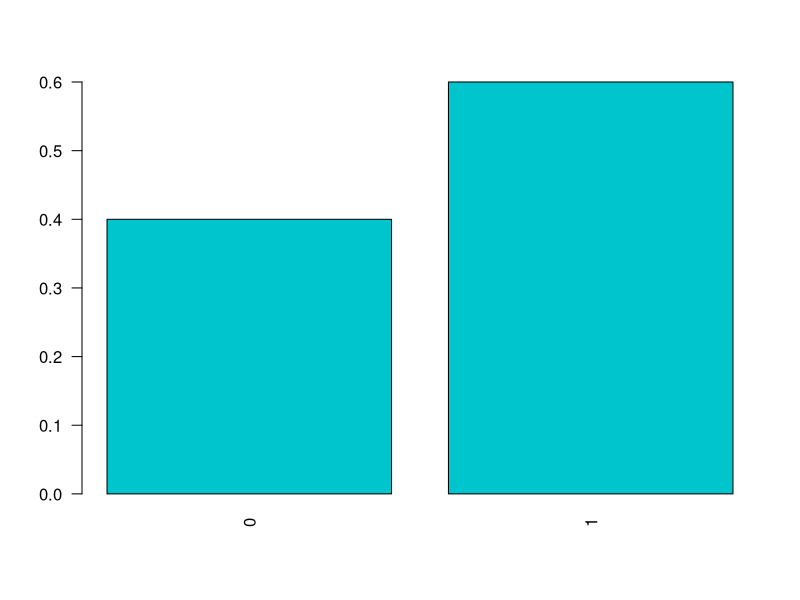
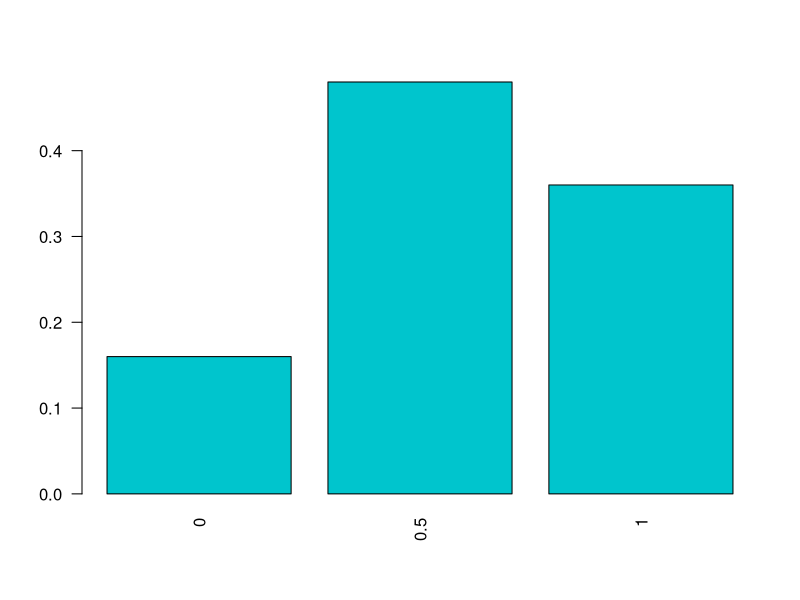
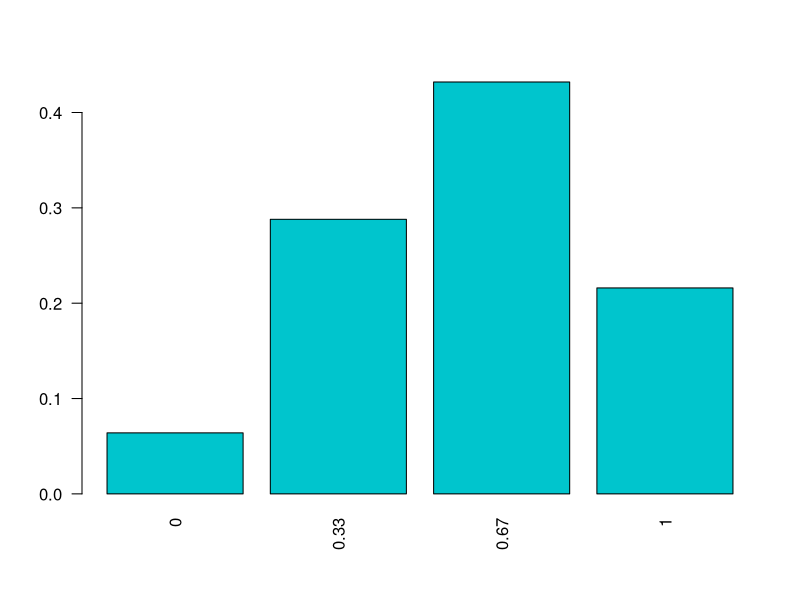
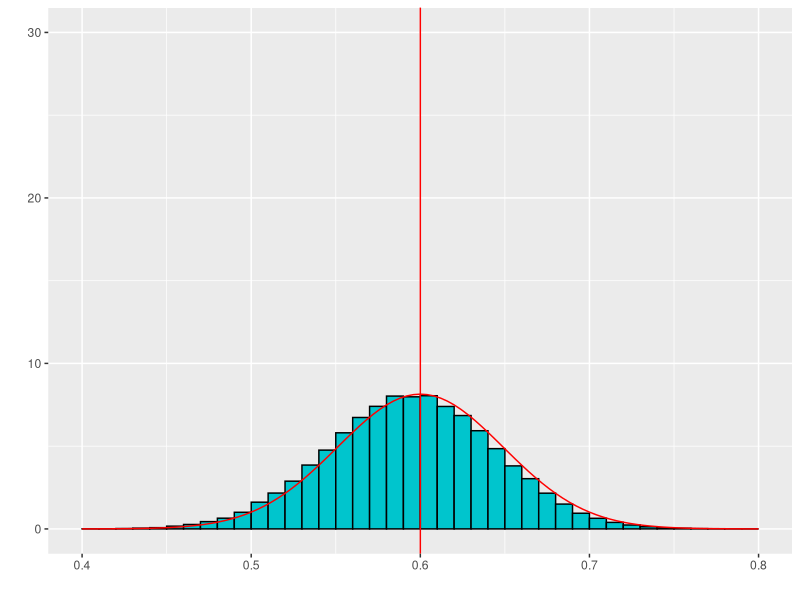
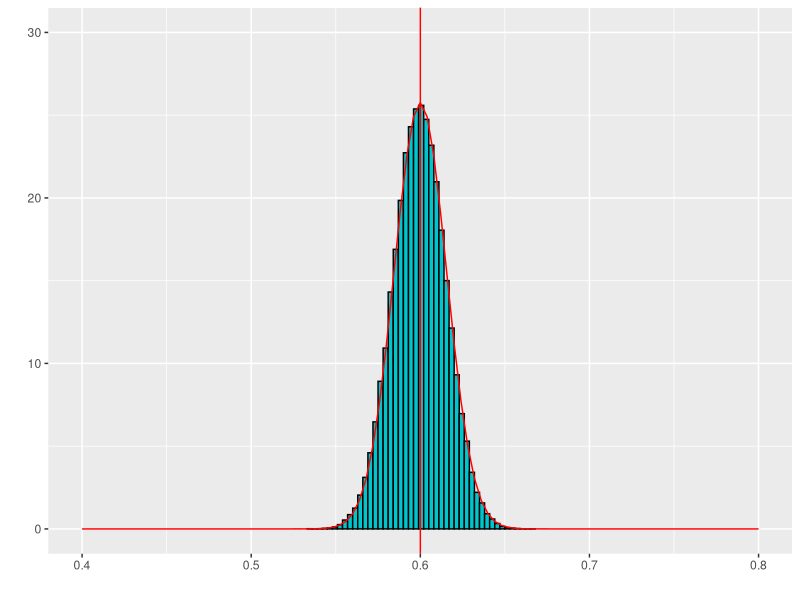
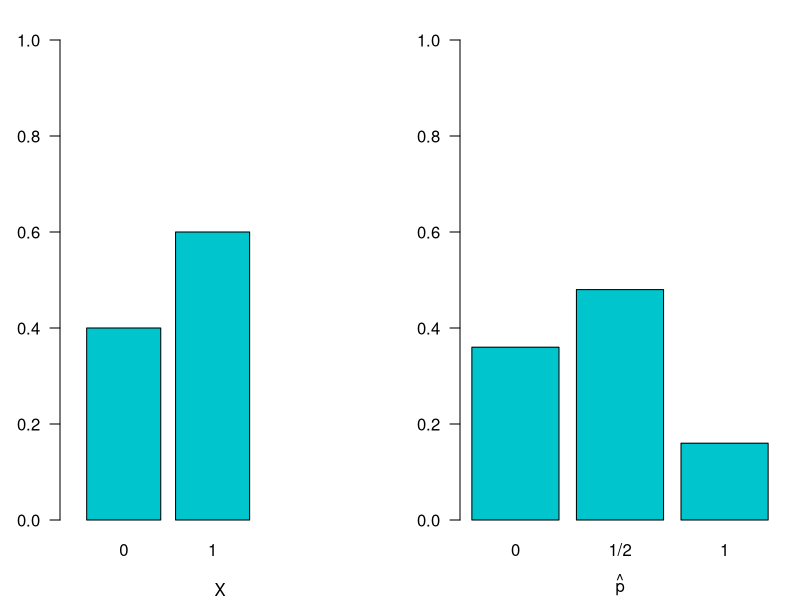
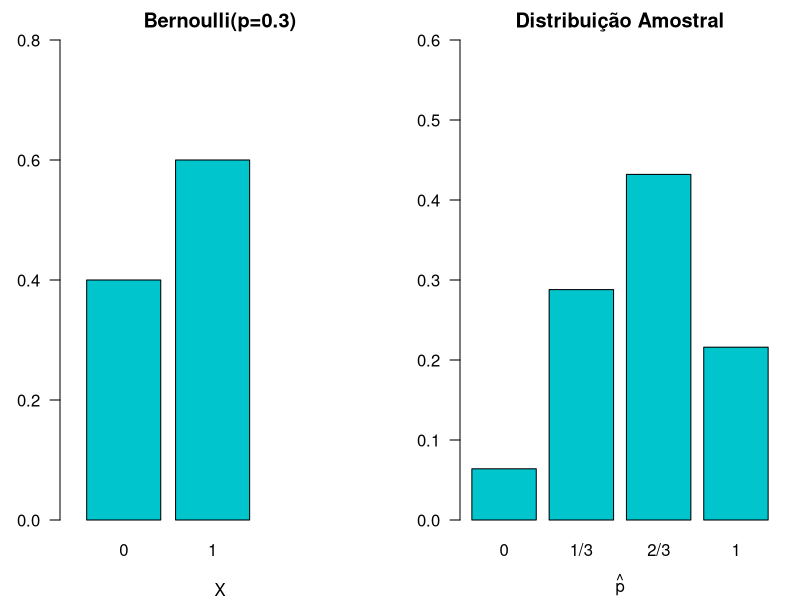
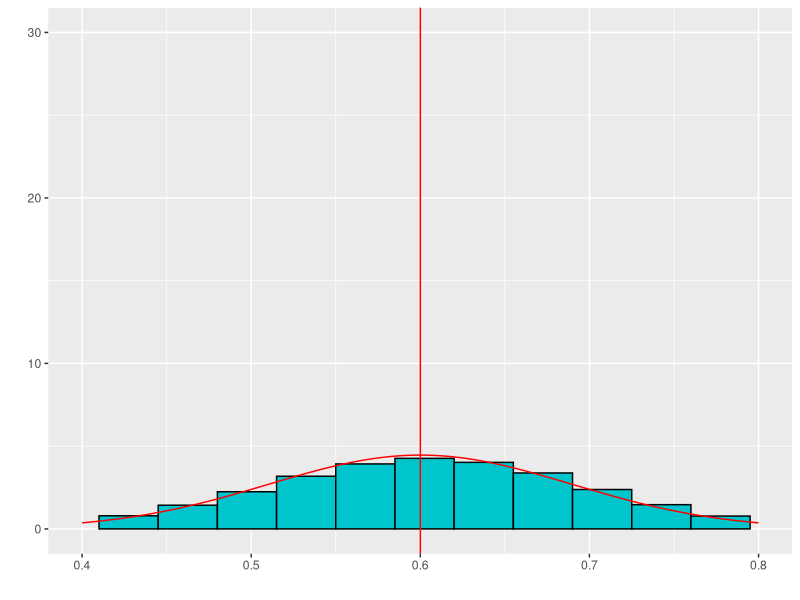

Write R code to recreate these figures, in order. (Note: this script raises an error after producing the figures.)
## ---- chunk 1
namess <- c("0","1")
barplot(c(0.4,0.6), names.arg=namess, col="turquoise3", main="", 
            cex.lab=1.0, cex.axis=1.0, cex.names=1.0, cex.main=2, las=2)
## ---- chunk 2
library(kableExtra)
aa <- expand.grid(1:5,1:5)
xx <- c(1,0,1,0,1)
phat <- unlist(apply(aa,1,function(x) mean(xx[x])))
aa$phat <- phat
#colnames(aa) <- c("Pessoa amostrada 1","Pessoa amostrada 2","$\\hat{p}$")
kable(aa,align = 'ccc',col.names = c("Primeira pessoa","Segunda pessoa","$\\hat{p}$"))
## ---- chunk 3
ff <- as.data.frame(table(aa$phat))
ff$Prop=ff$Freq/(sum(ff$Freq))
kable(ff[,c(1,3)],align = 'cc',col.names = c("$x$","$P(\\hat{p}=x)$"))
## ---- chunk 4
namess <- as.character(round(as.numeric(as.character(ff$Var1)),2))
barplot(ff$Prop, names.arg=namess, col="turquoise3", main="", 
            cex.lab=1.0, cex.axis=1.0, cex.names=1.0, cex.main=2, las=2)
## ---- chunk 5
library(kableExtra)
aa <- expand.grid(1:5,1:5,1:5)
xx <- c(1,0,1,0,1)
phat <- unlist(apply(aa,1,function(x) mean(xx[x])))
aa$phat <- round(phat,3)
#colnames(aa) <- c("Pessoa amostrada 1","Pessoa amostrada 2","$\\hat{p}$")
kable(aa[1:25,],align = 'ccc',col.names = c("Pessoa amostrada 1","Pessoa amostrada 2","Pessoa amostrada 3","$\\hat{p}$"))
## ---- chunk 6
kable(aa[26:50,],align = 'ccc',col.names = c("Pessoa amostrada 1","Pessoa amostrada 2","Pessoa amostrada 3","$\\hat{p}$"))
## ---- chunk 7
kable(aa[51:75,],align = 'ccc',col.names = c("Pessoa amostrada 1","Pessoa amostrada 2","Pessoa amostrada 3","$\\hat{p}$"))
## ---- chunk 8
kable(aa[76:100,],align = 'ccc',col.names = c("Pessoa amostrada 1","Pessoa amostrada 2","Pessoa amostrada 3","$\\hat{p}$"))
## ---- chunk 9
kable(aa[101:125,],align = 'ccc',col.names = c("Pessoa amostrada 1","Pessoa amostrada 2","Pessoa amostrada 3","$\\hat{p}$"))
## ---- chunk 10
ff <- as.data.frame(table(aa$phat))
ff$Prop=round(ff$Freq/(sum(ff$Freq)),3)
kable(ff[,c(1,3)],align = 'cc',col.names = c("$x$","$P(\\hat{p}=x)$"))
## ---- chunk 11
namess <- as.character(round(as.numeric(as.character(ff$Var1)),2))
barplot(ff$Prop, names.arg=namess, col="turquoise3", main="", 
            cex.lab=1.0, cex.axis=1.0, cex.names=1.0, cex.main=2, las=2)
## ---- chunk 12
N=1000000
n=100
n1 = ceiling(N*.6)
n2= N-n1
xx <- c(rep(1,n1),rep(0,n2))
B=100000
bb <- matrix(NA,nrow=B,ncol=n)
for (i in 1:B)
{
  bb[i,] <- sample(1:N,n,replace=TRUE)
}
phat <- unlist(apply(bb,1,function(x) mean(xx[x])))
aa <- data.frame(bb)
aa$phat <- round(phat,3)
## ---- chunk 13
ff <- as.data.frame(table(aa$phat))
ff$Prop=round(ff$Freq/(sum(ff$Freq)),3)
## ---- chunk 14
library(ggplot2)
df <- data.frame(PF = aa$phat)
ggplot(df, aes(x = PF)) + 
    geom_histogram(aes(y =..density..),
                   breaks = seq(min(aa$phat), max(aa$phat), by = .01), 
                   colour = "black", 
                   fill = "turquoise3") +  geom_vline(xintercept=0.6, color="red") + 
stat_function(fun = dnorm, args = list(mean = 0.6, sd = sqrt(0.6*.4/n)),col="red") + xlab(" ") + ylab(" ") + ylim(0,30) + xlim(0.4,0.8)
## ---- chunk 15
N=1000000
n=1000
n1 = ceiling(N*.6)
n2= N-n1
xx <- c(rep(1,n1),rep(0,n2))
B=100000
bb <- matrix(NA,nrow=B,ncol=n)
for (i in 1:B)
{
  bb[i,] <- sample(1:N,n,replace=TRUE)
}
phat <- unlist(apply(bb,1,function(x) mean(xx[x])))
aa <- data.frame(bb)
aa$phat <- round(phat,3)
## ---- chunk 16
ff <- as.data.frame(table(aa$phat))
ff$Prop=round(ff$Freq/(sum(ff$Freq)),3)
## ---- chunk 17
df <- data.frame(PF = aa$phat)
ggplot(df, aes(x = PF)) + 
    geom_histogram(aes(y =..density..),
                   breaks = seq(min(aa$phat), max(aa$phat), by = .003), 
                   colour = "black", 
                   fill = "turquoise3") +  geom_vline(xintercept=0.6, color="red") +
stat_function(fun = dnorm, args = list(mean = 0.6, sd = sqrt(0.6*.4/n)),col="red") + xlab(" ") + ylab(" ") + ylim(0,30)+xlim(0.4,0.8)
## ---- chunk 18
par(mfrow=c(1, 2), mar = c(4, 3, 2, 1))
barplot(c(0.4, 0.6), las = 1, col = "turquoise3", ylim = c(0, 1), width = 0.25,
        names.arg = c(0, 1), 
        main = "", xlab = "X", ylab = "", xlim = c(0, 1))
barplot(c(0.36, 0.48, 0.16), las = 1, col = "turquoise3", 
        names.arg = c("0", "1/2", "1"), 
        main = " ", 
        xlab = bquote("" * hat(p) * "") , ylab = "", ylim = c(0, 1), )
## ---- chunk 19
n = 3
p = 0.6

par(mfrow=c(1, 2), mar = c(4, 3, 2, 1))
barplot(c(1-p, p), las = 1, col = "turquoise3", ylim = c(0, .8), width = 0.25, 
        names.arg = c(0, 1), 
        main = "Bernoulli(p=0.3)", xlab = "X", ylab = "", xlim = c(0, 1))
barplot(dbinom(0:n, n, p), las = 1, col = "turquoise3", 
        names.arg = c("0", "1/3", "2/3", "1"), 
        main = "Distribuição Amostral", 
        xlab = bquote("" * hat(p) * "") , ylab = "", ylim = c(0, .6))
## ---- chunk 20
n=30
B=100000
bb <- matrix(NA,nrow=B,ncol=n)
for (i in 1:B)
{
  bb[i,] <- rbinom(n,1,0.6)
}
phat <- rowMeans(bb)
aa <- data.frame(bb)
aa$phat <- round(phat,3)
## ---- chunk 21
df <- data.frame(PF = aa$phat)
ggplot(df, aes(x = PF)) + 
    geom_histogram(aes(y =..density..),
                   breaks = seq(min(aa$phat), max(aa$phat), by = .035), 
                   colour = "black", 
                   fill = "turquoise3") +  geom_vline(xintercept=0.6, color="red") +
stat_function(fun = dnorm, args = list(mean = 0.6, sd = sqrt(0.6*.4/n)),col="red") + xlab(" ") + ylab(" ") + ylim(0,30)+xlim(0.4,0.8)
## ---- chunk 22
n=100
B=100000
bb <- matrix(NA,nrow=B,ncol=n)
for (i in 1:B)
{
  bb[i,] <- rbinom(n,1,0.6)
}
phat <- rowMeans(bb)
aa <- data.frame(bb)
aa$phat <- round(phat,3)
## ---- chunk 23
df <- data.frame(PF = aa$phat)
ggplot(df, aes(x = PF)) + 
    geom_histogram(aes(y =..density..),
                   breaks = seq(min(aa$phat), max(aa$phat), by = .01), 
                   colour = "black", 
                   fill = "turquoise3") +  geom_vline(xintercept=0.6, color="red") +
stat_function(fun = dnorm, args = list(mean = 0.6, sd = sqrt(0.6*.4/n)),col="red") + xlab(" ") + ylab(" ") + ylim(0,30)+xlim(0.4,0.8)
## ---- chunk 24
n=1000
B=100000
bb <- matrix(NA,nrow=B,ncol=n)
for (i in 1:B)
{
  bb[i,] <- rbinom(n,1,0.6)
}
phat <- rowMeans(bb)
aa <- data.frame(bb)
aa$phat <- round(phat,3)
## ---- chunk 25
df <- data.frame(PF = aa$phat)
ggplot(df, aes(x = PF)) + 
    geom_histogram(aes(y =..density..),
                   breaks = seq(min(aa$phat), max(aa$phat), by = .005), 
                   colour = "black", 
                   fill = "turquoise3") +  geom_vline(xintercept=0.6, color="red") +
stat_function(fun = dnorm, args = list(mean = 0.6, sd = sqrt(0.6*.4/n)),col="red") + xlab(" ") + ylab(" ") + ylim(0,30)+xlim(0.4,0.8)
## ---- chunk 26
namess <- c("1000","2000","3000","4000","5000")
barplot(c(rep(1/5,5)), names.arg=namess, col="turquoise3", main="", 
            cex.lab=1.0, cex.axis=1.0, cex.names=1.0, cex.main=2, las=2)
## ---- chunk 27
library(kableExtra)
aa <- expand.grid(1:5,1:5)
xx <- c(1000,2000,3000,4000,5000)
phat <- unlist(apply(aa,1,function(x) mean(xx[x])))
aa$phat <- phat
kable(aa,align = 'ccc',col.names = c("Primeira pessoa","Segunda pessoa","$\\bar{X}$"))
## ---- chunk 28
ff <- as.data.frame(table(aa$phat))
ff$Prop=ff$Freq/(sum(ff$Freq))
kable(ff[,c(1,3)],align = 'cc',col.names = c("$x$","$P(\\bar{X}=x)$"))
esp <- sum(as.numeric(as.character(ff$Var1))*ff$Prop)
vari <- sum( ((as.numeric(as.character(ff$Var1)) - esp )^2)*ff$Prop)
## ---- chunk 29
namess <- as.character(round(as.numeric(as.character(ff$Var1)),2))
barplot(ff$Prop, names.arg=namess, col="turquoise3", main="", 
            cex.lab=1.0, cex.axis=1.0, cex.names=1.0, cex.main=2, las=2)
## ---- chunk 30
library(kableExtra)
aa <- expand.grid(1:5,1:5,1:5)
xx <- c(1000,2000,3000,4000,5000)
phat <- unlist(apply(aa,1,function(x) mean(xx[x])))
aa$phat <- round(phat,3)
#colnames(aa) <- c("Pessoa amostrada 1","Pessoa amostrada 2","$\\hat{p}$")
kable(aa[1:25,],align = 'ccc',col.names = c("Pessoa amostrada 1","Pessoa amostrada 2","Pessoa amostrada 3","$\\bar{X}$"))
## ---- chunk 31
kable(aa[26:50,],align = 'ccc',col.names = c("Pessoa amostrada 1","Pessoa amostrada 2","Pessoa amostrada 3","$\\bar{X}$"))
## ---- chunk 32
kable(aa[51:75,],align = 'ccc',col.names = c("Pessoa amostrada 1","Pessoa amostrada 2","Pessoa amostrada 3","$\\bar{X}$"))
## ---- chunk 33
kable(aa[76:100,],align = 'ccc',col.names = c("Pessoa amostrada 1","Pessoa amostrada 2","Pessoa amostrada 3","$\\bar{X}$"))
## ---- chunk 34
kable(aa[101:125,],align = 'ccc',col.names = c("Pessoa amostrada 1","Pessoa amostrada 2","Pessoa amostrada 3","$\\bar{X}$"))
## ---- chunk 35
ff <- as.data.frame(table(aa$phat))
ff$Prop=round(ff$Freq/(sum(ff$Freq)),3)
kable(ff[,c(1,3)],align = 'cc',col.names = c("$x$","$P(\\bar{X}=x)$"))
esp <- sum(as.numeric(as.character(ff$Var1))*ff$Prop)
vari <- sum( ((as.numeric(as.character(ff$Var1)) - esp )^2)*ff$Prop)
## ---- chunk 36
namess <- as.character(round(as.numeric(as.character(ff$Var1)),2))
barplot(ff$Prop, names.arg=namess, col="turquoise3", main="", 
            cex.lab=1.0, cex.axis=1.0, cex.names=1.0, cex.main=2, las=2)
## ---- chunk 37
N=1000000
n=100
xx <- c(rep(1000,N/5),rep(2000,N/5),rep(3000,N/5),rep(4000,N/5),rep(5000,N/5))
mu=mean(xx)
vari = var(xx) * (N-1)/N
B=100000
bb <- matrix(NA,nrow=B,ncol=n)
for (i in 1:B)
{
  bb[i,] <- sample(1:N,n,replace=TRUE)
}
phat <- unlist(apply(bb,1,function(x) mean(xx[x])))
aa <- data.frame(bb)
aa$phat <- round(phat,3)
## ---- chunk 38
ff <- as.data.frame(table(aa$phat))
ff$Prop=round(ff$Freq/(sum(ff$Freq)),3)
## ---- chunk 39
library(ggplot2)
df <- data.frame(PF = aa$phat)
ggplot(df, aes(x = PF)) + 
    geom_histogram(aes(y =..density..),
                   breaks = seq(min(aa$phat), max(aa$phat), by = 10), 
                   colour = "black", 
                   fill = "turquoise3") +  geom_vline(xintercept=mu, color="red") + 
stat_function(fun = dnorm, args = list(mean = mu, sd = sqrt(vari/n)),col="red") + xlab(" ") + ylab(" ") + ylim(0,0.01) + xlim(2400,3600)
## ---- chunk 40
N=1000000
n=1000
xx <- c(rep(1000,N/5),rep(2000,N/5),rep(3000,N/5),rep(4000,N/5),rep(5000,N/5))
mu=mean(xx)
vari = var(xx) * (N-1)/N
B=100000
bb <- matrix(NA,nrow=B,ncol=n)
for (i in 1:B)
{
  bb[i,] <- sample(1:N,n,replace=TRUE)
}
phat <- unlist(apply(bb,1,function(x) mean(xx[x])))
aa <- data.frame(bb)
aa$phat <- round(phat,3)
## ---- chunk 41
ff <- as.data.frame(table(aa$phat))
ff$Prop=round(ff$Freq/(sum(ff$Freq)),3)
## ---- chunk 42
df <- data.frame(PF = aa$phat)
ggplot(df, aes(x = PF)) + 
    geom_histogram(aes(y =..density..),
                   breaks = seq(min(aa$phat), max(aa$phat), by = 10), 
                   colour = "black", 
                   fill = "turquoise3") +  geom_vline(xintercept=mu, color="red") +
stat_function(fun = dnorm, args = list(mean = mu, sd = sqrt(vari/n)),col="red") + xlab(" ") + ylab(" ") + ylim(0,0.01) + xlim(2400,3600)
## ---- chunk 43
namess <- c("1000","2000","3000","4000","5000")
barplot(c(rep(1/5,5)), names.arg=namess, col="turquoise3", main="", 
            cex.lab=1.0, cex.axis=1.0, cex.names=1.0, cex.main=2, las=2)
## ---- chunk 44
n=30
B=100000
bb <- matrix(NA,nrow=B,ncol=n)
for (i in 1:B)
{
  bb[i,] <- sample(x=c(1000,2000,3000,4000,5000),size=n,replace=TRUE)
}
phat <- rowMeans(bb)

aa <- data.frame(bb)
aa$phat <- round(phat,3)
mu=mean(c(1000,2000,3000,4000,5000))
vari = var(c(1000,2000,3000,4000,5000)) * (4/5)
## ---- chunk 45
df <- data.frame(PF = aa$phat)
ggplot(df, aes(x = PF)) + 
    geom_histogram(aes(y =..density..),
                   breaks = seq(min(aa$phat), max(aa$phat), by = 33), 
                   colour = "black", 
                   fill = "turquoise3") +  geom_vline(xintercept=mu, color="red") +
stat_function(fun = dnorm, args = list(mean = mu, sd = sqrt(vari/n)),col="red") + xlab(" ") + ylab(" ") + ylim(0,0.01)+xlim(2000,4000)
## ---- chunk 46
n=100
B=100000
bb <- matrix(NA,nrow=B,ncol=n)
for (i in 1:B)
{
  bb[i,] <- sample(x=c(1000,2000,3000,4000,5000),size=n,replace=TRUE)
}
phat <- rowMeans(bb)

aa <- data.frame(bb)
aa$phat <- round(phat,3)
mu=mean(c(1000,2000,3000,4000,5000))
vari = var(c(1000,2000,3000,4000,5000)) * (4/5)
## ---- chunk 47
df <- data.frame(PF = aa$phat)
ggplot(df, aes(x = PF)) + 
    geom_histogram(aes(y =..density..),
                   breaks = seq(min(aa$phat), max(aa$phat), by = 10), 
                   colour = "black", 
                   fill = "turquoise3") +  geom_vline(xintercept=mu, color="red") +
stat_function(fun = dnorm, args = list(mean = mu, sd = sqrt(vari/n)),col="red") + xlab(" ") + ylab(" ") + ylim(0,0.01)+xlim(2000,4000)
## ---- chunk 48
n=1000
B=100000
bb <- matrix(NA,nrow=B,ncol=n)
for (i in 1:B)
{
  bb[i,] <- sample(x=c(1000,2000,3000,4000,5000),size=n,replace=TRUE)
}
phat <- rowMeans(bb)

aa <- data.frame(bb)
aa$phat <- round(phat,3)
## ---- chunk 49
df <- data.frame(PF = aa$phat)
ggplot(df, aes(x = PF)) + 
    geom_histogram(aes(y =..density..),
                   breaks = seq(min(aa$phat), max(aa$phat), by = 10), 
                   colour = "black", 
                   fill = "turquoise3") +  geom_vline(xintercept=mu, color="red") +
stat_function(fun = dnorm, args = list(mean = mu, sd = sqrt(vari/n)),col="red") + xlab(" ") + ylab(" ") + ylim(0,0.01)+xlim(2000,4000)
## ---- chunk 50
B=100000
mu=3.5
vari = 17.5/6
